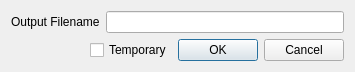
<?xml version="1.0" encoding="UTF-8"?>
<ui version="4.0">
 <class>CopyTargetDialog</class>
 <widget class="QDialog" name="CopyTargetDialog">
  <property name="geometry">
   <rect>
    <x>0</x>
    <y>0</y>
    <width>355</width>
    <height>72</height>
   </rect>
  </property>
  <property name="windowTitle">
   <string>Edit copy target properties</string>
  </property>
  <layout class="QVBoxLayout" name="verticalLayout">
   <item>
    <layout class="QHBoxLayout" name="horizontalLayout">
     <item>
      <widget class="QLabel" name="label">
       <property name="text">
        <string>Output Filename</string>
       </property>
      </widget>
     </item>
     <item>
      <widget class="QLineEdit" name="txt_outname"/>
     </item>
    </layout>
   </item>
   <item>
    <layout class="QHBoxLayout" name="horizontalLayout_2">
     <item>
      <spacer name="horizontalSpacer">
       <property name="orientation">
        <enum>Qt::Horizontal</enum>
       </property>
       <property name="sizeHint" stdset="0">
        <size>
         <width>40</width>
         <height>20</height>
        </size>
       </property>
      </spacer>
     </item>
     <item>
      <widget class="QCheckBox" name="check_temporary">
       <property name="text">
        <string>Temporary</string>
       </property>
      </widget>
     </item>
     <item>
      <widget class="QDialogButtonBox" name="buttonBox">
       <property name="orientation">
        <enum>Qt::Horizontal</enum>
       </property>
       <property name="standardButtons">
        <set>QDialogButtonBox::Cancel|QDialogButtonBox::Ok</set>
       </property>
      </widget>
     </item>
    </layout>
   </item>
  </layout>
 </widget>
 <resources/>
 <connections>
  <connection>
   <sender>buttonBox</sender>
   <signal>accepted()</signal>
   <receiver>CopyTargetDialog</receiver>
   <slot>accept()</slot>
   <hints>
    <hint type="sourcelabel">
     <x>248</x>
     <y>254</y>
    </hint>
    <hint type="destinationlabel">
     <x>157</x>
     <y>274</y>
    </hint>
   </hints>
  </connection>
  <connection>
   <sender>buttonBox</sender>
   <signal>rejected()</signal>
   <receiver>CopyTargetDialog</receiver>
   <slot>reject()</slot>
   <hints>
    <hint type="sourcelabel">
     <x>316</x>
     <y>260</y>
    </hint>
    <hint type="destinationlabel">
     <x>286</x>
     <y>274</y>
    </hint>
   </hints>
  </connection>
 </connections>
</ui>
